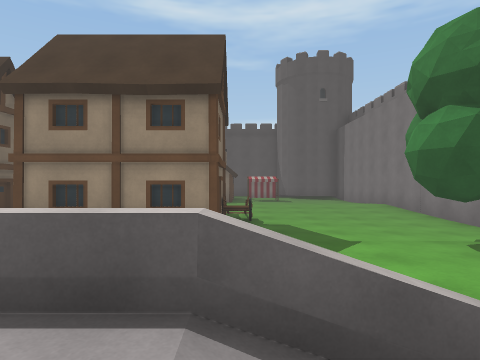
view 1 (above)

24 first-person views from a walk through a Unity game level. The camera is 1.3 m above the floor, looks level and sees 75° across. The floor is counted in squares, 2 m on a side. Each view is taken from the middle of a square. On the plan, view 1 faces up. The plan holds only what a view shows up to about 10 squares ahead; the rest is blank. The player is left out.

view 2
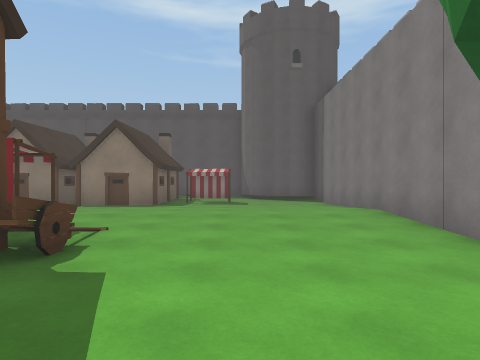

view 3
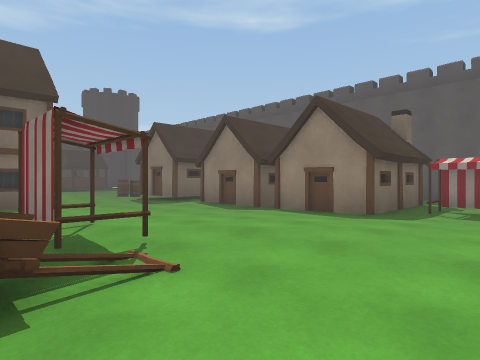

view 4
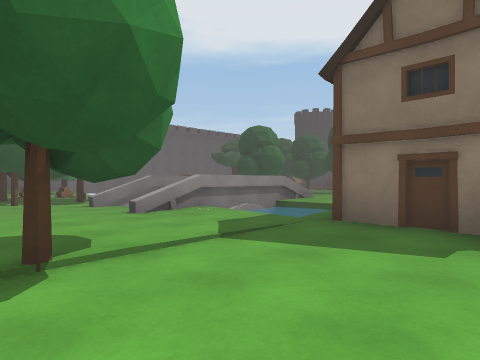

view 5
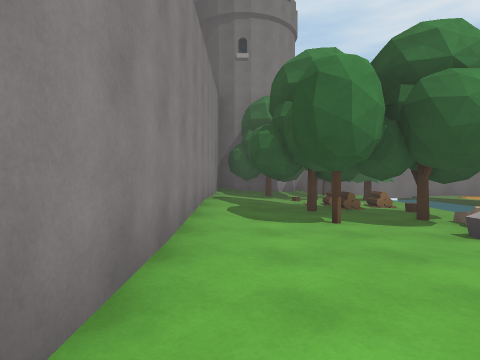

view 6
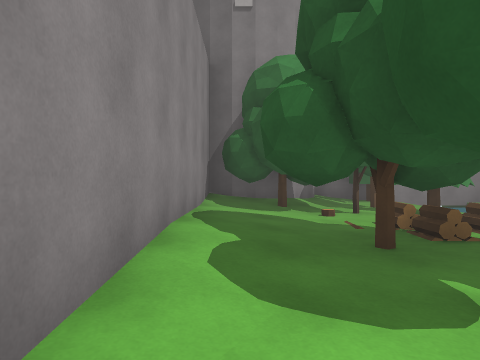

view 7
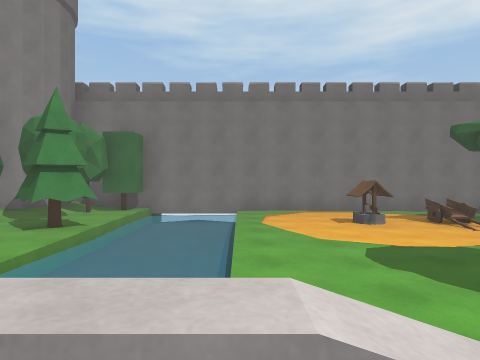

view 8
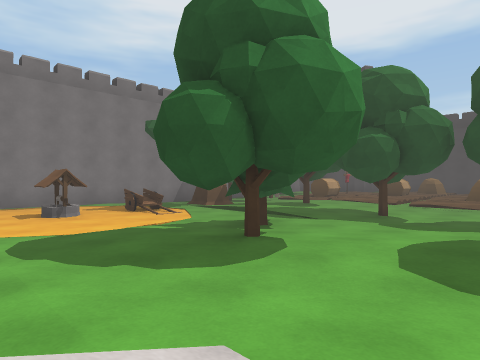

view 9
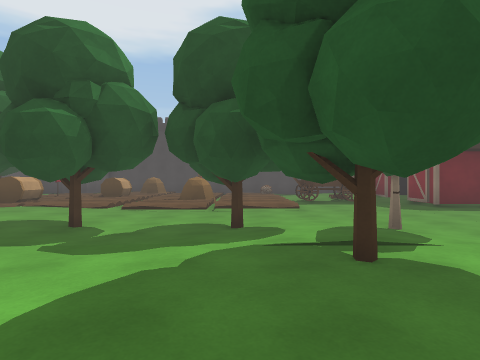

view 10
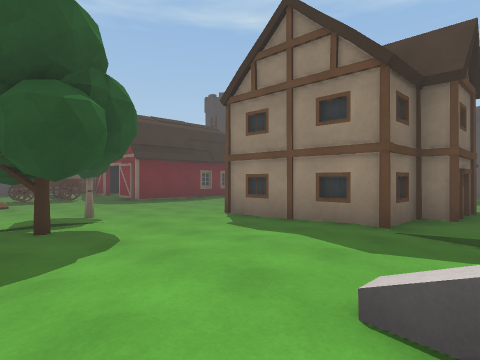

view 11
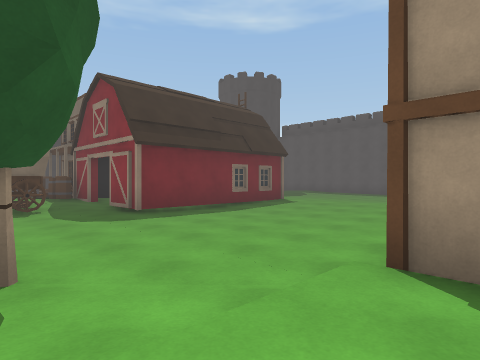

view 12
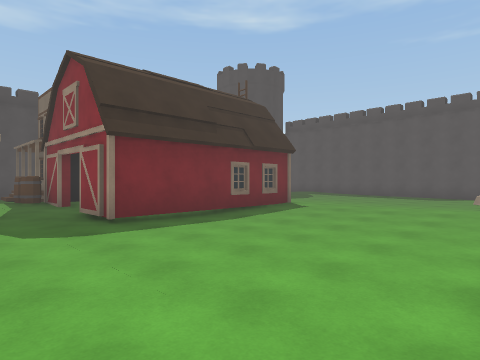

view 13
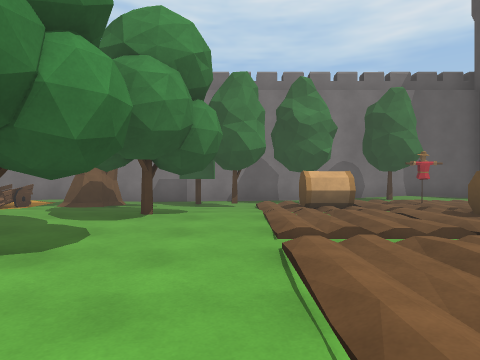

view 14
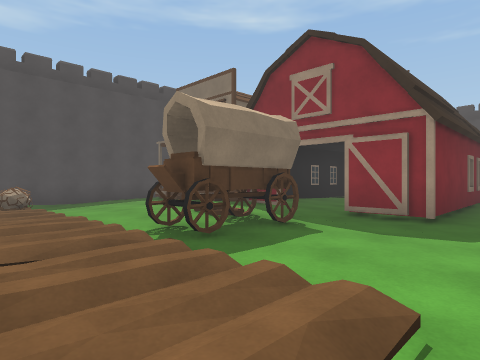

view 15
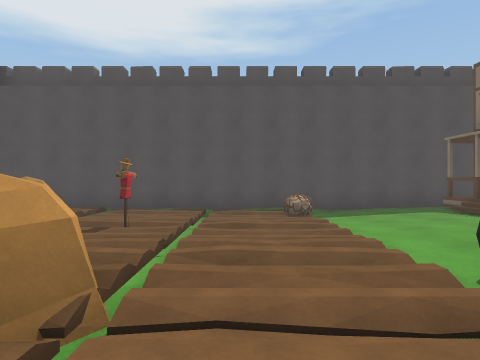

view 16
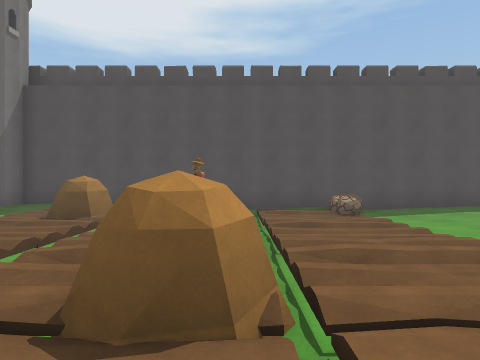

view 17
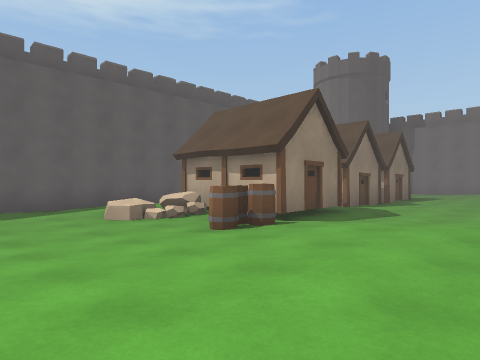

view 18
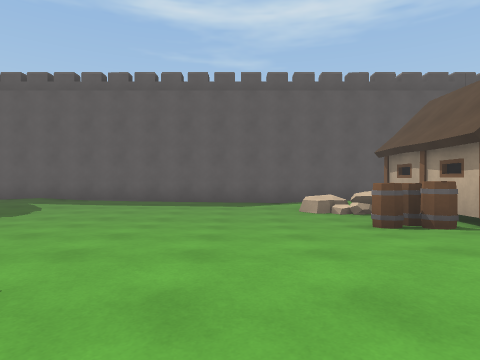

view 19
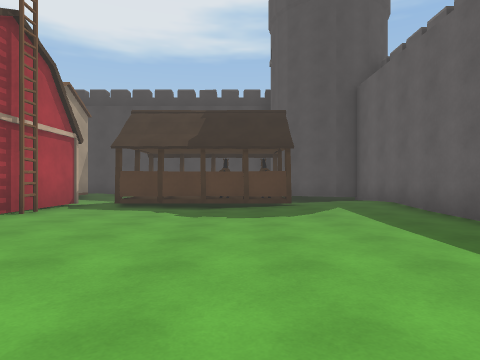

view 20
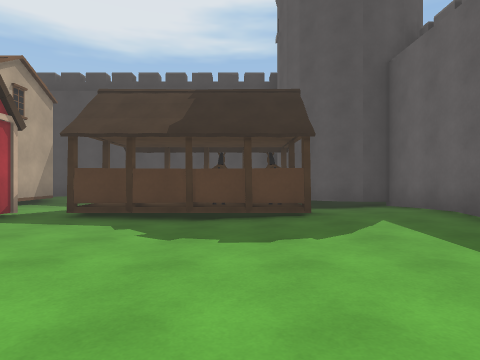

view 21
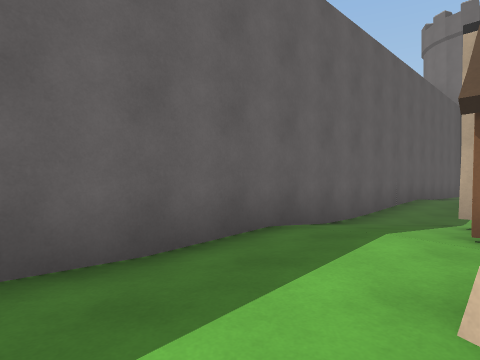

view 22
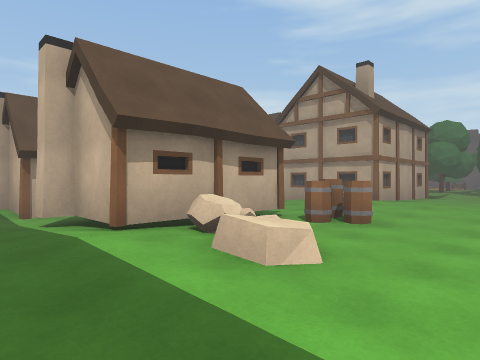

view 23
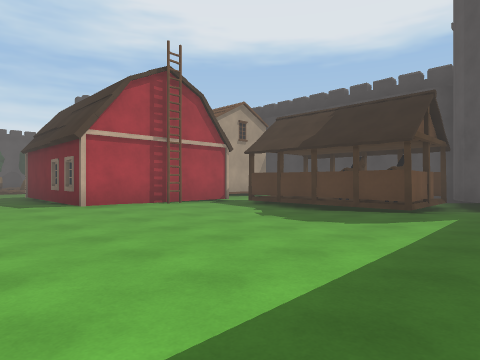

view 24
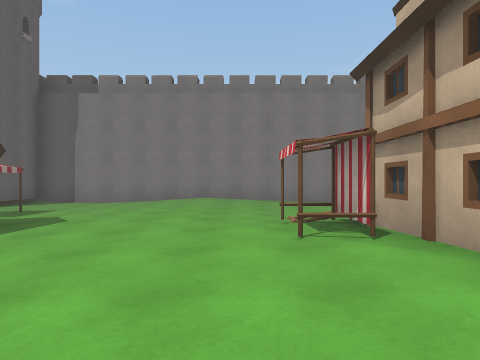

### Floor plan
Key: @ floor where view 1 was taken; # wall or solid block; . main floor; : floor 0.25 m higher than the main floor; - floor 0.25 m lower than the main floor; + floor 0.5 m higher than the main floor; * floor 0.75 m higher than the main floor; / step, stairs or slope; = window, fence, low wall or low ledge; T tree; L log; W well; A wagon; H haystack; B barrel; S scarecrow; E ladder; O other object.
Columns run from 23 left of view 1 to 5 right of it. Each row starts with its distance up from view 1.
 18    #####################
 17    ..:........:/-...:..
 16   #..........::..-.#
 15 #-###........OOOO.     .. ..#
 14     #.........O##   O #.O...#
 13     #.........BO#.OOOOO.....#
 12     #........BB.............#
 11     #........::/............#
 10  /-..OOE :::::://-....::::::#
  9 #/.. O   ....::OOO...::.....#
  8 # ## O:  O....O  #:::OO/....#
  7 # #  O:..O....O  #O O#OO....#
  6 # #  O:..O....O ##O O##.....#
  5 #.//BBO.OO.....##O: O#O....
  4 #..:::/:....../::://  /...T
  3 #...::/A....../.::::/  .....
  2 #-...:.A....T.:.:::// -.=...#
  1 #.OO     /...:T#.::#= *=#...#
  0 #        :..T#:::.::*  @...:#
 -1 #./////O//..../::.: =  OO.T:#
 -2 #.   S   /..../.T#..   TT##/#
 -3 #.  ///  /..T#/TTT../  .:LT/#
 -4 #  OO H   ...:/T.:../--.LL:+#
 -5 #         :T#:/...../--T:::+#
 -6 #/.       ...:/....//--TTTTT#
 -7 ##.       T..T/O.W../--:TTT##
 -8     ::    .T../...../--:T###
 -9     ::T  ..... ...../--TT#
-10    #######################

Where each view was taken, in squares from view 1:
view 1: 0 up, 0 right, facing up
view 2: 4 up, 2 right, facing up
view 3: 7 up, 2 right, facing up-left
view 4: 7 up, 4 right, facing down-left
view 5: 3 up, 4 right, facing down
view 6: 0 up, 4 right, facing down
view 7: 0 up, 3 left, facing down
view 8: 0 up, 4 left, facing down-left
view 9: 0 up, 6 left, facing left
view 10: 0 up, 4 left, facing up-left
view 11: 2 up, 8 left, facing up-left
view 12: 3 up, 9 left, facing up-left
view 13: 0 up, 13 left, facing down
view 14: 0 up, 13 left, facing up-left
view 15: 0 up, 14 left, facing left
view 16: 1 down, 14 left, facing left
view 17: 9 up, 13 left, facing up-right
view 18: 8 up, 12 left, facing up
view 19: 14 up, 11 left, facing left
view 20: 14 up, 13 left, facing left
view 21: 15 up, 12 left, facing up-right
view 22: 17 up, 12 left, facing down-right
view 23: 17 up, 12 left, facing down-left
view 24: 9 up, 5 left, facing right
